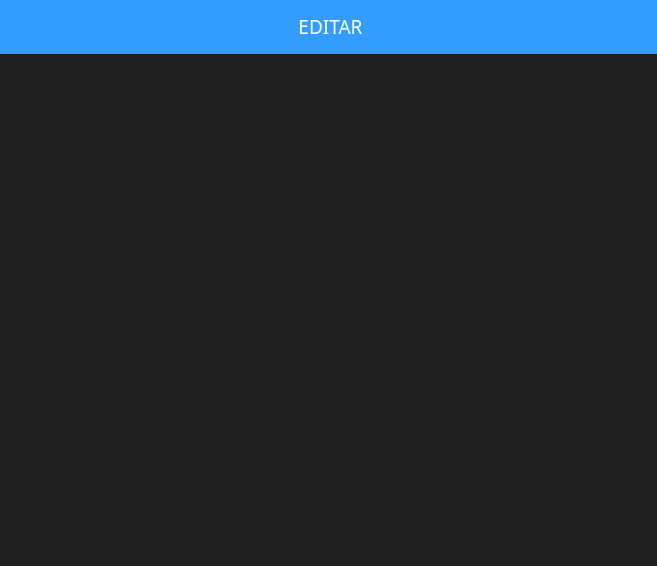
<?xml version="1.0" encoding="UTF-8"?>
<ui version="4.0">
 <class>MainWindow</class>
 <widget class="QMainWindow" name="MainWindow">
  <property name="geometry">
   <rect>
    <x>0</x>
    <y>0</y>
    <width>657</width>
    <height>566</height>
   </rect>
  </property>
  <property name="windowTitle">
   <string>MainWindow</string>
  </property>
  <property name="styleSheet">
   <string notr="true">background-color: rgb(32, 32, 32);</string>
  </property>
  <widget class="QWidget" name="centralwidget">
   <widget class="QStackedWidget" name="stackedWidget">
    <property name="geometry">
     <rect>
      <x>0</x>
      <y>-1</y>
      <width>661</width>
      <height>371</height>
     </rect>
    </property>
    <property name="styleSheet">
     <string notr="true">/* Torna o QStackedWidget e seus filhos transparentes */
QStackedWidget {
    background: transparent;  /* Fundo transparente */
    border: 1one;            /* Remove bordas */
}

/* Opcional: Transparência para as páginas internas */
QStackedWidget &gt; QWidget {
    background: transparent;
}</string>
    </property>
    <property name="currentIndex">
     <number>2</number>
    </property>
    <widget class="QWidget" name="page">
     <widget class="QWidget" name="verticalLayoutWidget">
      <property name="geometry">
       <rect>
        <x>0</x>
        <y>70</y>
        <width>631</width>
        <height>151</height>
       </rect>
      </property>
      <layout class="QVBoxLayout" name="verticalLayout">
       <item>
        <layout class="QHBoxLayout" name="horizontalLayout_3">
         <item>
          <widget class="QLabel" name="label">
           <property name="font">
            <font>
             <family>Roboto</family>
             <pointsize>12</pointsize>
            </font>
           </property>
           <property name="text">
            <string>ID</string>
           </property>
          </widget>
         </item>
         <item>
          <widget class="QLabel" name="label_3">
           <property name="font">
            <font>
             <family>Roboto</family>
             <pointsize>12</pointsize>
            </font>
           </property>
           <property name="text">
            <string>CPF</string>
           </property>
          </widget>
         </item>
         <item>
          <widget class="QLabel" name="label_2">
           <property name="font">
            <font>
             <family>Roboto</family>
             <pointsize>12</pointsize>
            </font>
           </property>
           <property name="text">
            <string>Nome</string>
           </property>
          </widget>
         </item>
        </layout>
       </item>
       <item>
        <layout class="QHBoxLayout" name="horizontalLayout">
         <item>
          <widget class="QLineEdit" name="lineEdit_id_2"/>
         </item>
         <item>
          <widget class="QLineEdit" name="lineEdit_cpf"/>
         </item>
         <item>
          <widget class="QLineEdit" name="lineEdit_nome_cliente"/>
         </item>
        </layout>
       </item>
       <item>
        <layout class="QHBoxLayout" name="horizontalLayout_4">
         <item>
          <widget class="QLabel" name="label_4">
           <property name="font">
            <font>
             <family>Roboto</family>
             <pointsize>12</pointsize>
            </font>
           </property>
           <property name="text">
            <string>E-mail</string>
           </property>
          </widget>
         </item>
         <item>
          <widget class="QLabel" name="label_5">
           <property name="font">
            <font>
             <family>Roboto</family>
             <pointsize>12</pointsize>
            </font>
           </property>
           <property name="text">
            <string>Telefone</string>
           </property>
          </widget>
         </item>
         <item>
          <widget class="QLabel" name="label_6">
           <property name="font">
            <font>
             <family>Roboto</family>
             <pointsize>12</pointsize>
            </font>
           </property>
           <property name="text">
            <string>Endereço</string>
           </property>
          </widget>
         </item>
        </layout>
       </item>
       <item>
        <layout class="QHBoxLayout" name="horizontalLayout_2">
         <item>
          <widget class="QLineEdit" name="linenovoemail"/>
         </item>
         <item>
          <widget class="QLineEdit" name="linha_novophone"/>
         </item>
         <item>
          <widget class="QLineEdit" name="lineEdit_endereco"/>
         </item>
        </layout>
       </item>
      </layout>
     </widget>
     <widget class="QPushButton" name="btn_salvar_edit_cliente">
      <property name="geometry">
       <rect>
        <x>0</x>
        <y>230</y>
        <width>91</width>
        <height>41</height>
       </rect>
      </property>
      <property name="font">
       <font>
        <family>Roboto</family>
        <pointsize>10</pointsize>
        <weight>50</weight>
        <italic>true</italic>
        <bold>false</bold>
       </font>
      </property>
      <property name="text">
       <string>SALVAR</string>
      </property>
     </widget>
     <widget class="QPushButton" name="cancelButton">
      <property name="geometry">
       <rect>
        <x>100</x>
        <y>230</y>
        <width>91</width>
        <height>41</height>
       </rect>
      </property>
      <property name="font">
       <font>
        <family>Roboto</family>
        <pointsize>10</pointsize>
        <weight>50</weight>
        <italic>true</italic>
        <bold>false</bold>
       </font>
      </property>
      <property name="text">
       <string>Cancelar</string>
      </property>
     </widget>
    </widget>
    <widget class="QWidget" name="page_2">
     <widget class="QWidget" name="verticalLayoutWidget_5">
      <property name="geometry">
       <rect>
        <x>0</x>
        <y>0</y>
        <width>631</width>
        <height>271</height>
       </rect>
      </property>
      <layout class="QVBoxLayout" name="verticalLayout_5">
       <item>
        <spacer name="verticalSpacer_5">
         <property name="orientation">
          <enum>Qt::Vertical</enum>
         </property>
         <property name="sizeType">
          <enum>QSizePolicy::Expanding</enum>
         </property>
         <property name="sizeHint" stdset="0">
          <size>
           <width>20</width>
           <height>40</height>
          </size>
         </property>
        </spacer>
       </item>
       <item>
        <layout class="QHBoxLayout" name="horizontalLayout_8">
         <item>
          <widget class="QLabel" name="label_name_2">
           <property name="font">
            <font>
             <pointsize>10</pointsize>
            </font>
           </property>
           <property name="text">
            <string>Nome   </string>
           </property>
          </widget>
         </item>
         <item>
          <widget class="QLineEdit" name="lnedituser_nome">
           <property name="placeholderText">
            <string>Informe seu Nome completo...</string>
           </property>
          </widget>
         </item>
        </layout>
       </item>
       <item>
        <layout class="QHBoxLayout" name="horizontalLayout_5">
         <item>
          <widget class="QLabel" name="label_user_6">
           <property name="font">
            <font>
             <pointsize>10</pointsize>
            </font>
           </property>
           <property name="text">
            <string>Usuário</string>
           </property>
          </widget>
         </item>
         <item>
          <widget class="QLineEdit" name="lineEdit_user">
           <property name="placeholderText">
            <string>Informe seu Usuário...</string>
           </property>
          </widget>
         </item>
        </layout>
       </item>
       <item>
        <layout class="QHBoxLayout" name="horizontalLayout_9">
         <item>
          <widget class="QLabel" name="label_email_2">
           <property name="font">
            <font>
             <pointsize>10</pointsize>
            </font>
           </property>
           <property name="text">
            <string>E-mail  </string>
           </property>
          </widget>
         </item>
         <item>
          <widget class="QLineEdit" name="lineEdit_email_3">
           <property name="placeholderText">
            <string>Informe seu E-mail...</string>
           </property>
          </widget>
         </item>
        </layout>
       </item>
       <item>
        <layout class="QHBoxLayout" name="horizontalLayout_10"/>
       </item>
       <item>
        <layout class="QHBoxLayout" name="horizontalLayout_11">
         <item>
          <widget class="QLabel" name="label_passwrd">
           <property name="font">
            <font>
             <pointsize>10</pointsize>
            </font>
           </property>
           <property name="text">
            <string>Senha</string>
           </property>
          </widget>
         </item>
         <item>
          <layout class="QVBoxLayout" name="verticalLayout_6">
           <item>
            <widget class="QLineEdit" name="lineEdit_passwrd">
             <property name="placeholderText">
              <string>Informe sua Senha...</string>
             </property>
            </widget>
           </item>
           <item>
            <widget class="QLineEdit" name="lineEdit_passwrd_2">
             <property name="placeholderText">
              <string>Confirme sua Senha...</string>
             </property>
            </widget>
           </item>
          </layout>
         </item>
         <item>
          <widget class="QPushButton" name="passButton_view">
           <property name="text">
            <string/>
           </property>
          </widget>
         </item>
         <item>
          <spacer name="horizontalSpacer_4">
           <property name="orientation">
            <enum>Qt::Horizontal</enum>
           </property>
           <property name="sizeHint" stdset="0">
            <size>
             <width>40</width>
             <height>20</height>
            </size>
           </property>
          </spacer>
         </item>
         <item>
          <widget class="QLabel" name="label_80">
           <property name="font">
            <font>
             <family>Roboto</family>
             <pointsize>10</pointsize>
            </font>
           </property>
           <property name="text">
            <string>Permissão</string>
           </property>
          </widget>
         </item>
         <item>
          <widget class="QComboBox" name="comboBox"/>
         </item>
        </layout>
       </item>
       <item>
        <layout class="QHBoxLayout" name="horizontalLayout_34">
         <item>
          <spacer name="horizontalSpacer_16">
           <property name="orientation">
            <enum>Qt::Horizontal</enum>
           </property>
           <property name="sizeHint" stdset="0">
            <size>
             <width>40</width>
             <height>20</height>
            </size>
           </property>
          </spacer>
         </item>
         <item>
          <widget class="QPushButton" name="editButton_2">
           <property name="font">
            <font>
             <family>Roboto</family>
             <pointsize>10</pointsize>
             <weight>50</weight>
             <italic>true</italic>
             <bold>false</bold>
            </font>
           </property>
           <property name="text">
            <string>SALVAR</string>
           </property>
          </widget>
         </item>
         <item>
          <widget class="QPushButton" name="cancelButton_2">
           <property name="font">
            <font>
             <family>Roboto</family>
             <pointsize>10</pointsize>
             <weight>50</weight>
             <italic>true</italic>
             <bold>false</bold>
            </font>
           </property>
           <property name="text">
            <string>Cancelar</string>
           </property>
          </widget>
         </item>
        </layout>
       </item>
      </layout>
     </widget>
    </widget>
    <widget class="QWidget" name="page_3">
     <widget class="QStackedWidget" name="stackedWidget_2">
      <property name="geometry">
       <rect>
        <x>10</x>
        <y>60</y>
        <width>631</width>
        <height>331</height>
       </rect>
      </property>
      <property name="styleSheet">
       <string notr="true">/* Torna o QStackedWidget e seus filhos transparentes */
QStackedWidget {
    background: transparent;  /* Fundo transparente */
    border: 1one;            /* Remove bordas */
}

/* Opcional: Transparência para as páginas internas */
QStackedWidget &gt; QWidget {
    background: transparent;
}</string>
      </property>
      <property name="currentIndex">
       <number>2</number>
      </property>
      <widget class="QWidget" name="page_4">
       <widget class="QWidget" name="verticalLayoutWidget_2">
        <property name="geometry">
         <rect>
          <x>0</x>
          <y>70</y>
          <width>631</width>
          <height>151</height>
         </rect>
        </property>
        <layout class="QVBoxLayout" name="verticalLayout_2">
         <item>
          <layout class="QHBoxLayout" name="horizontalLayout_6">
           <item>
            <widget class="QLabel" name="label_7">
             <property name="font">
              <font>
               <family>Roboto</family>
               <pointsize>12</pointsize>
              </font>
             </property>
             <property name="text">
              <string>NÚMERO</string>
             </property>
            </widget>
           </item>
           <item>
            <widget class="QLineEdit" name="line_novonumero"/>
           </item>
           <item>
            <widget class="QLabel" name="label_8">
             <property name="font">
              <font>
               <family>Roboto</family>
               <pointsize>12</pointsize>
              </font>
             </property>
             <property name="text">
              <string>&lt;html&gt;&lt;head/&gt;&lt;body&gt;&lt;p align=&quot;center&quot;&gt;TIPO&lt;/p&gt;&lt;/body&gt;&lt;/html&gt;</string>
             </property>
            </widget>
           </item>
           <item>
            <widget class="QComboBox" name="combo_novotipo">
             <property name="font">
              <font>
               <pointsize>8</pointsize>
              </font>
             </property>
             <property name="placeholderText" stdset="0">
              <string>Selecione o Modelo de Quarto</string>
             </property>
             <item>
              <property name="text">
               <string>Master</string>
              </property>
             </item>
             <item>
              <property name="text">
               <string>Luxo</string>
              </property>
             </item>
             <item>
              <property name="text">
               <string>Suíte</string>
              </property>
             </item>
             <item>
              <property name="text">
               <string>Simples</string>
              </property>
             </item>
             <item>
              <property name="text">
               <string>Duplo</string>
              </property>
             </item>
            </widget>
           </item>
           <item>
            <widget class="QLabel" name="label_11">
             <property name="font">
              <font>
               <family>Roboto</family>
               <pointsize>12</pointsize>
              </font>
             </property>
             <property name="text">
              <string>STATUS</string>
             </property>
            </widget>
           </item>
           <item>
            <widget class="QComboBox" name="combo_novostts">
             <property name="placeholderText" stdset="0">
              <string>Selecione o status do quarto</string>
             </property>
             <item>
              <property name="text">
               <string>Disponível</string>
              </property>
             </item>
             <item>
              <property name="text">
               <string>Ocupado</string>
              </property>
             </item>
             <item>
              <property name="text">
               <string>Em manutenção</string>
              </property>
             </item>
            </widget>
           </item>
          </layout>
         </item>
         <item>
          <layout class="QHBoxLayout" name="horizontalLayout_7">
           <item>
            <widget class="QLabel" name="label_10">
             <property name="font">
              <font>
               <family>Roboto</family>
               <pointsize>12</pointsize>
              </font>
             </property>
             <property name="text">
              <string>CAPACIDADE</string>
             </property>
            </widget>
           </item>
           <item>
            <widget class="QLineEdit" name="line_novacap"/>
           </item>
           <item>
            <widget class="QLabel" name="label_9">
             <property name="font">
              <font>
               <family>Roboto</family>
               <pointsize>12</pointsize>
              </font>
             </property>
             <property name="text">
              <string>PREÇO</string>
             </property>
            </widget>
           </item>
           <item>
            <widget class="QLineEdit" name="line_novopreco"/>
           </item>
          </layout>
         </item>
         <item>
          <layout class="QHBoxLayout" name="horizontalLayout_12">
           <item>
            <widget class="QLabel" name="label_12">
             <property name="font">
              <font>
               <family>Roboto</family>
               <pointsize>12</pointsize>
              </font>
             </property>
             <property name="text">
              <string>DESCRIÇÃO</string>
             </property>
            </widget>
           </item>
           <item>
            <widget class="QLineEdit" name="line_novadesc"/>
           </item>
          </layout>
         </item>
        </layout>
       </widget>
       <widget class="QPushButton" name="btn_salvar_edit_quarto">
        <property name="geometry">
         <rect>
          <x>0</x>
          <y>230</y>
          <width>91</width>
          <height>41</height>
         </rect>
        </property>
        <property name="font">
         <font>
          <family>Roboto</family>
          <pointsize>10</pointsize>
          <weight>50</weight>
          <italic>true</italic>
          <bold>false</bold>
         </font>
        </property>
        <property name="text">
         <string>SALVAR</string>
        </property>
       </widget>
       <widget class="QPushButton" name="cancelButton_3">
        <property name="geometry">
         <rect>
          <x>100</x>
          <y>230</y>
          <width>91</width>
          <height>41</height>
         </rect>
        </property>
        <property name="font">
         <font>
          <family>Roboto</family>
          <pointsize>10</pointsize>
          <weight>50</weight>
          <italic>true</italic>
          <bold>false</bold>
         </font>
        </property>
        <property name="text">
         <string>Cancelar</string>
        </property>
       </widget>
      </widget>
      <widget class="QWidget" name="page_5">
       <widget class="QWidget" name="verticalLayoutWidget_6">
        <property name="geometry">
         <rect>
          <x>0</x>
          <y>0</y>
          <width>631</width>
          <height>271</height>
         </rect>
        </property>
        <layout class="QVBoxLayout" name="verticalLayout_7">
         <item>
          <spacer name="verticalSpacer_6">
           <property name="orientation">
            <enum>Qt::Vertical</enum>
           </property>
           <property name="sizeType">
            <enum>QSizePolicy::Expanding</enum>
           </property>
           <property name="sizeHint" stdset="0">
            <size>
             <width>20</width>
             <height>40</height>
            </size>
           </property>
          </spacer>
         </item>
         <item>
          <layout class="QHBoxLayout" name="horizontalLayout_14">
           <item>
            <widget class="QLabel" name="label_name_3">
             <property name="font">
              <font>
               <pointsize>10</pointsize>
              </font>
             </property>
             <property name="text">
              <string>Nome   </string>
             </property>
            </widget>
           </item>
           <item>
            <widget class="QLineEdit" name="lnedituser_nome_2">
             <property name="placeholderText">
              <string>Informe seu Nome completo...</string>
             </property>
            </widget>
           </item>
          </layout>
         </item>
         <item>
          <layout class="QHBoxLayout" name="horizontalLayout_15">
           <item>
            <widget class="QLabel" name="label_user_7">
             <property name="font">
              <font>
               <pointsize>10</pointsize>
              </font>
             </property>
             <property name="text">
              <string>Usuário</string>
             </property>
            </widget>
           </item>
           <item>
            <widget class="QLineEdit" name="lineEdit_user_2">
             <property name="placeholderText">
              <string>Informe seu Usuário...</string>
             </property>
            </widget>
           </item>
          </layout>
         </item>
         <item>
          <layout class="QHBoxLayout" name="horizontalLayout_16">
           <item>
            <widget class="QLabel" name="label_email_3">
             <property name="font">
              <font>
               <pointsize>10</pointsize>
              </font>
             </property>
             <property name="text">
              <string>E-mail  </string>
             </property>
            </widget>
           </item>
           <item>
            <widget class="QLineEdit" name="lineEdit_email_4">
             <property name="placeholderText">
              <string>Informe seu E-mail...</string>
             </property>
            </widget>
           </item>
          </layout>
         </item>
         <item>
          <layout class="QHBoxLayout" name="horizontalLayout_17"/>
         </item>
         <item>
          <layout class="QHBoxLayout" name="horizontalLayout_18">
           <item>
            <widget class="QLabel" name="label_passwrd_2">
             <property name="font">
              <font>
               <pointsize>10</pointsize>
              </font>
             </property>
             <property name="text">
              <string>Senha</string>
             </property>
            </widget>
           </item>
           <item>
            <layout class="QVBoxLayout" name="verticalLayout_8">
             <item>
              <widget class="QLineEdit" name="lineEdit_passwrd_3">
               <property name="placeholderText">
                <string>Informe sua Senha...</string>
               </property>
              </widget>
             </item>
             <item>
              <widget class="QLineEdit" name="lineEdit_passwrd_4">
               <property name="placeholderText">
                <string>Confirme sua Senha...</string>
               </property>
              </widget>
             </item>
            </layout>
           </item>
           <item>
            <widget class="QPushButton" name="passButton_view_2">
             <property name="text">
              <string/>
             </property>
            </widget>
           </item>
           <item>
            <spacer name="horizontalSpacer_5">
             <property name="orientation">
              <enum>Qt::Horizontal</enum>
             </property>
             <property name="sizeHint" stdset="0">
              <size>
               <width>40</width>
               <height>20</height>
              </size>
             </property>
            </spacer>
           </item>
           <item>
            <widget class="QLabel" name="label_81">
             <property name="font">
              <font>
               <family>Roboto</family>
               <pointsize>10</pointsize>
              </font>
             </property>
             <property name="text">
              <string>Permissão</string>
             </property>
            </widget>
           </item>
           <item>
            <widget class="QComboBox" name="combo_permissoedit">
             <item>
              <property name="text">
               <string>Administrador</string>
              </property>
             </item>
             <item>
              <property name="text">
               <string>Gerente</string>
              </property>
             </item>
             <item>
              <property name="text">
               <string>Recepcionista</string>
              </property>
             </item>
            </widget>
           </item>
          </layout>
         </item>
         <item>
          <layout class="QHBoxLayout" name="horizontalLayout_35">
           <item>
            <spacer name="horizontalSpacer_17">
             <property name="orientation">
              <enum>Qt::Horizontal</enum>
             </property>
             <property name="sizeHint" stdset="0">
              <size>
               <width>40</width>
               <height>20</height>
              </size>
             </property>
            </spacer>
           </item>
           <item>
            <widget class="QPushButton" name="editButton_3">
             <property name="font">
              <font>
               <family>Roboto</family>
               <pointsize>10</pointsize>
               <weight>50</weight>
               <italic>true</italic>
               <bold>false</bold>
              </font>
             </property>
             <property name="text">
              <string>SALVAR</string>
             </property>
            </widget>
           </item>
           <item>
            <widget class="QPushButton" name="cancelButton_4">
             <property name="font">
              <font>
               <family>Roboto</family>
               <pointsize>10</pointsize>
               <weight>50</weight>
               <italic>true</italic>
               <bold>false</bold>
              </font>
             </property>
             <property name="text">
              <string>Cancelar</string>
             </property>
            </widget>
           </item>
          </layout>
         </item>
        </layout>
       </widget>
      </widget>
      <widget class="QWidget" name="page_6"/>
     </widget>
     <widget class="QLabel" name="label_55">
      <property name="geometry">
       <rect>
        <x>0</x>
        <y>0</y>
        <width>661</width>
        <height>55</height>
       </rect>
      </property>
      <property name="font">
       <font>
        <family>Montserrat Medium</family>
        <pointsize>14</pointsize>
        <italic>false</italic>
       </font>
      </property>
      <property name="styleSheet">
       <string notr="true">background-color: rgb(51, 156, 255);</string>
      </property>
      <property name="text">
       <string>&lt;html&gt;&lt;head/&gt;&lt;body&gt;&lt;p align=&quot;center&quot;&gt;&lt;span style=&quot; color:#ffffff;&quot;&gt;EDITAR&lt;/span&gt;&lt;/p&gt;&lt;/body&gt;&lt;/html&gt;</string>
      </property>
     </widget>
     <zorder>label_55</zorder>
     <zorder>stackedWidget_2</zorder>
    </widget>
   </widget>
  </widget>
 </widget>
 <resources/>
 <connections/>
</ui>
